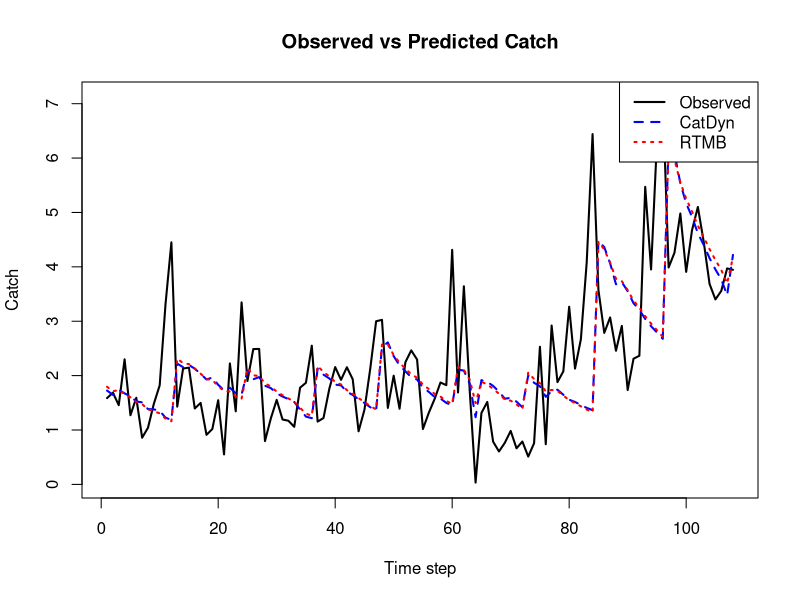

Here is the R script that generated this plot:
# Input data
Ct <- c(1.58685127, 1.68611132, 1.45710255, 2.29896449, 1.27183889, 1.59284344, 0.85857989, 1.04140994, 1.48127223,
        1.82125129, 3.31810633, 4.45063048, 1.42978666, 2.13073974, 2.14613841, 1.39558200, 1.49791465, 0.91111765,
        1.01808912, 1.54762952, 0.55122767, 2.22368327, 1.34410198, 3.34666927, 1.90105515, 2.48779710, 2.49082190,
        0.79668490, 1.21314444, 1.55373082, 1.19348922, 1.17019951, 1.05859087, 1.77789344, 1.86831882, 2.55015403,
        1.15493466, 1.21956915, 1.75869207, 2.15646005, 1.92234236, 2.15384319, 1.93231958, 0.97636377, 1.37077148,
        2.13160997, 2.99961795, 3.02530605, 1.40612459, 1.99868627, 1.39132916, 2.24588805, 2.46381900, 2.29621400,
        1.01856580, 1.31557190, 1.57111308, 1.87292689, 1.82463964, 4.31244597, 1.69010499, 3.64267469, 1.72298308,
        0.03303439, 1.31288279, 1.51604793, 0.78600755, 0.60493590, 0.76499449, 0.98280863, 0.66380335, 0.78815358,
        0.51162190, 0.75612872, 2.53026831, 0.73917184, 2.92083780, 1.88078378, 2.07804676, 3.26643725, 2.12951238,
        2.66802775, 4.08511699, 6.44053322, 3.57619744, 2.78589542, 3.06931281, 2.45818888, 2.91372416, 1.73493131,
        2.31063150, 2.36497248, 5.47016024, 3.95186383, 6.29682503, 7.11543782, 3.98843731, 4.25948703, 4.98121511,
        3.90825361, 4.67315801, 5.10052158, 4.46040685, 3.68578644, 3.40118865, 3.55710423, 3.97063119, 3.94569295)

Et <- c(812, 778, 1545, 1589, 1705, 1476, 1831, 1330, 1729, 2010, 1339, 1377, 869, 953, 1484, 1605, 1583, 1473,
        2277, 1868, 1671, 2744, 2456, 2980, 2914, 2278, 3601, 2680, 3048, 2768, 2891, 3171, 3341, 2254, 1479, 1655,
        2924, 2697, 2851, 2531, 3238, 2740, 2852, 2708, 2650, 2420, 2429, 2374, 4168, 2767, 2223, 2098, 1944, 2264,
        1719, 1691, 1517, 1790, 1654, 1778, 874, 1110, 627, 46, 1425, 1702, 1737, 1521, 1164, 1684, 1634, 1329, 1484,
        1214, 1280, 759, 1584, 2422, 2202, 1975, 2191, 2264, 2308, 2501, 2964, 3510, 3021, 2094, 3176, 3201, 2840,
        3051, 2881, 2912, 3033, 3080, 4112, 4778, 3508, 3105, 3124, 2863, 2897, 2744, 2693, 2711, 2137, 2682)

u <- c(12, 24, 36, 47, 60, 72, 84, 96, 107)

# Parameter sets
params_catdyn <- list(alpha = 0.13912215, beta = 2.12859840, k = 0.00000233, M = 0.01463568, N0 = 370.52101481,
                      R = c(120.90821130, 45.78874157, 81.69288708, 110.19527207, 86.90507099, 61.12573782,
                            230.21540426, 203.67263167, 48.64361287))
params_rtmb <- list(alpha = 0.08025888, beta = 1.19026676, k = 0.00167959, M = 0.02819187, N0 = 225.74863494,
                    R = c(132.24618816, 61.56005445, 89.34587328, 122.13173719, 86.81400464, 73.68834969,
                          288.19510819, 290.64788727, 49.78624314))

# Prediction function
predict_catch <- function(params, Et, u) {
  T <- length(Et)
  Ct_pred <- numeric(T)
  Nt <- numeric(T + 1)
  Nt[1] <- params$N0
  
  Rt <- numeric(T)
  Rt[u] <- params$R
  
  for (t in 1:T) {
    Ct_pred[t] <- params$k * exp(-params$M / 2) * Et[t]^params$alpha * Nt[t]^params$beta
    Nt[t + 1] <- Nt[t] * exp(-params$M) - Ct_pred[t] + Rt[t]
  }
  return(Ct_pred)
}

# Simulate predictions
Ct_catdyn <- predict_catch(params_catdyn, Et, u)
Ct_rtmb   <- predict_catch(params_rtmb, Et, u)

# Plot results
plot(Ct, type = "l", lwd = 2, col = "black", ylim = range(c(Ct, Ct_catdyn, Ct_rtmb)),
     ylab = "Catch", xlab = "Time step", main = "Observed vs Predicted Catch")
lines(Ct_catdyn, col = "blue", lwd = 2, lty = 2)
lines(Ct_rtmb, col = "red", lwd = 2, lty = 3)
legend("topright", legend = c("Observed", "CatDyn", "RTMB"),
       col = c("black", "blue", "red"), lty = c(1, 2, 3), lwd = 2)

# RMSE comparisons
rmse <- function(obs, pred) sqrt(mean((obs - pred)^2))
cat("RMSE (CatDyn vs Observed):", rmse(Ct, Ct_catdyn), "\n")
cat("RMSE (RTMB vs Observed):", rmse(Ct, Ct_rtmb), "\n")
cat("RMSE (CatDyn vs RTMB):", rmse(Ct_catdyn, Ct_rtmb), "\n")